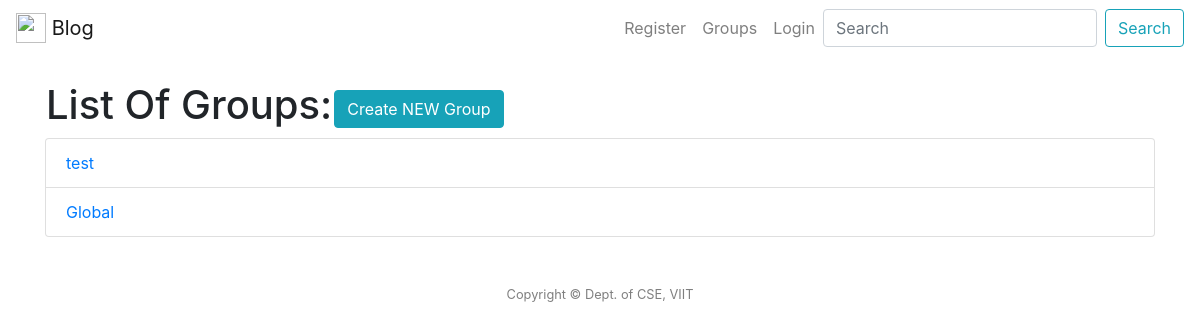
The app's page /groups/, older data.
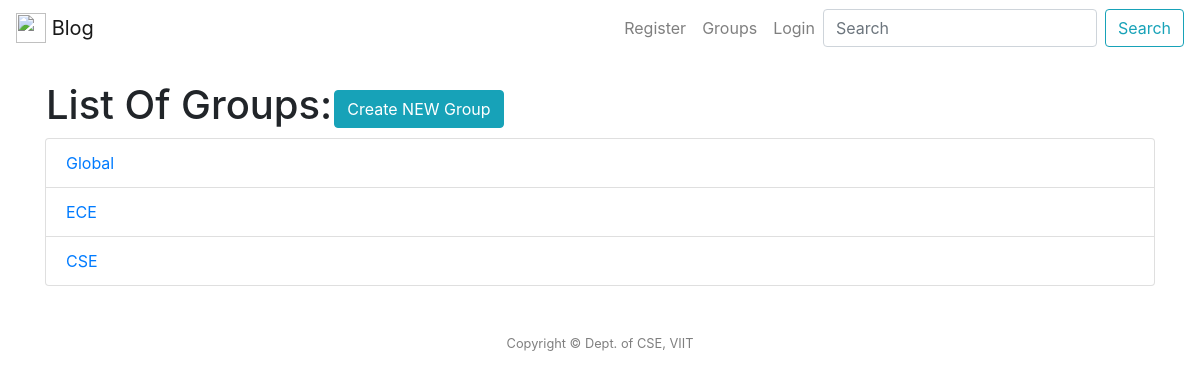
The same page, newer data.
### groups/models.py (models this page shows, shortened)
class Com(models.Model):
	name = models.CharField(max_length = 100, primary_key=True)

### groups/views.py (the view)
# urls.py: path('groups/',GroupListView.as_view() , name = 'groups'),
class GroupListView(ListView):
	model = Com
	template_name = 'groups/groups.html'
	context_object_name = 'group'
	ordering = ['-name']

### templates/groups/groups.html (shortened to what this page needs)
{% extends "post/header.html"%} {% block content %}
<table>
    <tr>
        <td>
            <h1> List Of Groups:</h1>
        </td>
        <td>
            <a type="button" href="{%url 'group-create'%}" class="btn btn-info">Create NEW Group</a>
        </td>
    </tr>
</table>
<ul class="list-group">
    {% for g in group %}
    <a href="{% url 'groups' %}{{ g.name }}" class="list-group-item">{{ g.name }}</a> {% endfor %}
</ul>
{% endblock content %}

Row changes from the older to the newer data that the page shows:
removed Com: name "test"
added Com: name "ECE"
added Com: name "CSE"
